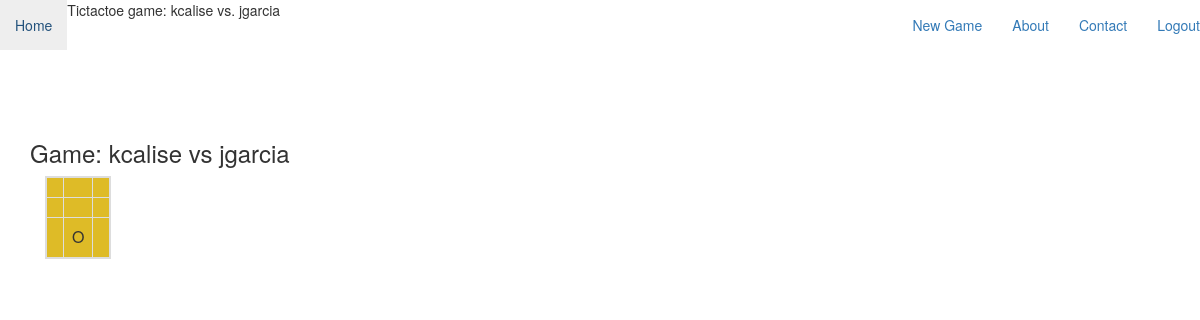
The page /tictactoe/game/1/ (signed in) on the database its author committed.
### tictactoe/models.py (models this page shows, shortened)
class Game(models.Model):
    first_player = models.ForeignKey(User, related_name='games_first_player')
    second_player = models.ForeignKey(User, related_name='games_second_player')
    next_to_move = models.ForeignKey(User, related_name='games_to_move')
    start_time = models.DateTimeField(auto_now_add=True)
    last_active = models.DateTimeField(auto_now_add=True)
    status = models.CharField(max_length=1, default='A',
                            choices=GAME_STATUS_CHOICES)
    objects = GamesManager()
    def as_board(self):
        board = [['' for x in range(BOARD_SIZE)] for y in range(BOARD_SIZE)]
        for move in self.move_set.all():
            board[move.y][move.x] = FIRST_PLAYER_MOVE if move.by_first_player else SECOND_PLAYER_MOVE
        return board
    def __str__(self):
        return "{} vs {}".format(self.first_player, self.second_player)

### tictactoe/views.py (the view)
# urls.py: url(r'^game/(?P<pk>\d+)/$', game_detail, name="tictactoe_game_detail"),
@login_required
def game_detail(request, pk):
    game = get_object_or_404(Game, pk=pk)
    return render(request, 'tictactoe/game_detail.html', {'game': game})

### tictactoe/templates/tictactoe/game_detail.html (shortened to what this page needs)
{% extends 'base.html' %}
{% load staticfiles %}
{% block title %}
Tictactoe game: {{ game.first_player }} vs. {{ game.second_player }}
{% endblock title %}
{% block styling %}
    {{ block.super }}
    <link rel="stylesheet" href="{% static 'font-awesome/css/font-awesome.min.css' %}">
{% endblock styling %}
{% block content %}
    <h3>Game: {{ game }}</h3>
    <div class="col-sm-9">
        <table class="table table-bordered" style="width: 60px; border-width: 2px;">
            {% for line in game.as_board %}
            <tr>
                {% for square in line %}
                    <td class="tictactoe-cell"
                        style="width: 20px; height: 20px;">
                        {{ square }}
                    </td>
                {% endfor %}
            </tr>
            {% endfor %}
        </table>
    </div>
{% endblock content %}

### tictactoe/templates/tictactoe/game_detail.html (style rules this page uses)
.tictactoe-cell { background-color: #debb27; }

### rows shown on the page
Game: first_player "kcalise", second_player "jgarcia", first_player+second_player "kcalise vs jgarcia"

### other values the page prints
{{ square }} "O"
